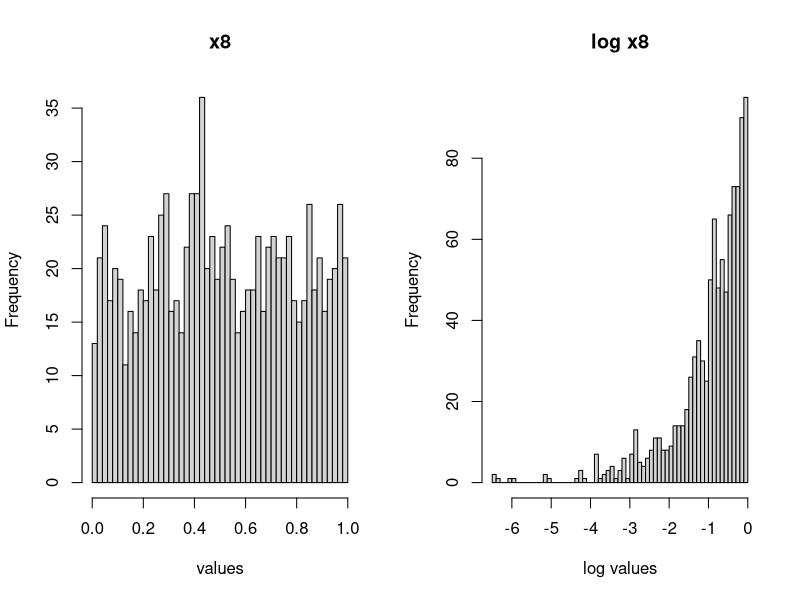
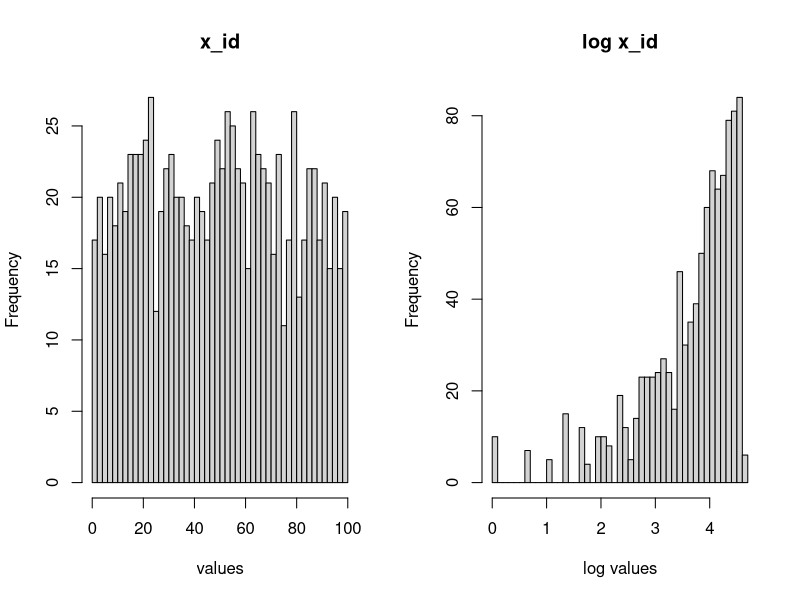

Write the R code that produced these figures, in order.
rm(list = ls())
library(dplyr)


# Per Lapsus
# CTRL + C per commentare più righe di codice

# /////////////////////////////////////////////////////////////////////////////
#  ----------------------- Lettura e Preprocessing -----------------------------
# /////////////////////////////////////////////////////////////////////////////


# per avere un'idea del file da terminale: 
# head nome_file.formato

dati = read.csv("test_dataset/df_multi.csv", sep = ",", stringsAsFactors = F)

# NOTA: converto in fattori solo alla fine del preprocessing
# in modo da non dover riconvertire tutto ogni volta 

# controllo
str(dati)

# rinomimo la risposta in y: cambia il primo "y" in base al problema
names(dati)[which(names(dati) == "y")] = "y"

# controllo 
str(dati)

# §§§§§§§§§§§§§§§§§§§§§§§§§§§§§§§§§§§§§§§§§§§§§§§§§§§§§§§§§§§§§§§§
# Generico -------------------------------------------------------
# §§§§§§§§§§§§§§§§§§§§§§§§§§§§§§§§§§§§§§§§§§§§§§§§§§§§§§§§§§§§§§§§


# @@@@@@@@@@@@@@@@@@@@@@@@@@@@@@@@@@@@@@@@@@@@@@
# Valori mancanti 1 --------------------------------
# @@@@@@@@@@@@@@@@@@@@@@@@@@@@@@@@@@@@@@@@@@@@@@
# per ogni variabile controlla i dati mancanti per colonna
# definisco la funzione per contare il numero di unità
# uguali a un certo valore in un vettore



# Funzioni utili
CountEqualTo = function(vector_object, value){
  length(which(vector_object == value))
}


# controlla se value è presente nel vettore
IsValueInVector = function(vector_object, value){
  # definita prima
  if(CountEqualTo(vector_object, value) == 0){
    return(FALSE)
  }
  return(TRUE)
}



# Mancanti NA (classici)
missing_freq_NA = apply(dati, 2, function(col) sum(is.na(col)))
missing_freq_NA

# Mancanti "" (caratteri vuoti: "")

# Eventualmente cambia il parametro "" con altri in base al propblema
missing_freq_empty = apply(dati, 2, function(col) CountEqualTo(col, ""))
missing_freq_empty

# Totale mancanti: NA + empty
missing_freq_NA + missing_freq_empty


# righe dati mancanti NA
row_missing_index_NA = which(is.na(dati))

# righe dati mancanti empty

row_missing_index_empty = which((apply(dati, 1, function(row) (IsValueInVector(row, "")))) == TRUE)

head(row_missing_index_empty)

# eventuale gestione caso per caso

# Possibilità

# 1) Rimozione osservazioni se sono poche rispetto alla numerosità totale
# e n è molto grande
# dati = dati[-row_missing_index_NA,]
# dati = dati[-row_missing_index_empty,]


# 2) Se qualitativa: creazione di una nuova modalità
# es dati$v2 =  ifelse(da$v2, is.na, "missing", da$v2)


# 3) Se quantitativa:
# 3.1) rimozione
# 3.2) suddivisione in classi con aggiunta della modalità mancante
# 3.3) imputazione e imputazione con es. media o mediana -> mai fatto
#     un'altro modo per fare imputazione è trattare il predittore come risposta
#     rispetto agli altri predittori

# Per motivi di tempo nell'esame effettuo o 3.1) o 3.2)

# @@@@@@@@@@@@@@@@@@@@@@@@@@@@@@@@@@@@@@@@@@@@@@
# Rimozioni variabili --------------------------
# @@@@@@@@@@@@@@@@@@@@@@@@@@@@@@@@@@@@@@@@@@@@@@

# Rimozione di variabili esplicative
dati$X = NULL

# Rimozione Leaker 


# @@@@@@@@@@@@@@@@@@@@@@@@@@@@@@@@@@@@@@@@@@@@@@
# Rimozione Osservazioni -----------------------
# @@@@@@@@@@@@@@@@@@@@@@@@@@@@@@@@@@@@@@@@@@@@@@

# seleziono un sotto insieme dei dati
# controllo valori mancanti
# se in frequenza sono relativamente pochi

# selezione di un sottoinsieme di dati per il problema in questione

# dati = dati[dati$Stato == "Successful",]
# dati$Stato = NULL

# controllo 
str(dati)


# §§§§§§§§§§§§§§§§§§§§§§§§§§§§§§§§§§§§§§§§§§§§§§§§§§§§§§§§§§§§§§§§
# Specifico -----------------------------------------------------
# §§§§§§§§§§§§§§§§§§§§§§§§§§§§§§§§§§§§§§§§§§§§§§§§§§§§§§§§§§§§§§§§


# @@@@@@@@@@@@@@@@@@@@@@@@@@@@@@@@@@@@@@@@@@@@@@
# Testo ----------------------------------------
# @@@@@@@@@@@@@@@@@@@@@@@@@@@@@@@@@@@@@@@@@@@@@@

# generale



# 2) gsub: sostitusice la stringa
# pattern = "-[[:digit:]][[:digit:]]-[[:digit:]][[:digit:]]"
# head(gsub(pattern = pattern, replacement = "", x = dati$variabile)

# 3) substring
# primi quattro caratteri (start = 1, stop = 4)
# head(substr(as.character(dati$variabile), 1, 4))

# grepl: controllo logico se è presente un pattern
# + grepl (logical): controllo presenza o assenza di stringa
# es mese di marzo
# head(grepl("-03-", x = dati$Data.di.lancio, ignore.case = TRUE))

# altro esempio con grepl -> weekend o no
# grepl(pattern = "dom|sab",
#       c("fwf w Domenica", "Sabato esco", "Luned dwdw"),
#       ignore.case = T)

# rimozione variabili ridondanti

# dati$Data.di.lancio = NULL
# dati$Data.di.termine = NULL

str(dati)

# @@@@@@@@@@@@@@@@@@@@@@@@@@@@@@@@@@@@@@@@@@@@@@
# Data -----------------------------------------
# @@@@@@@@@@@@@@@@@@@@@@@@@@@@@@@@@@@@@@@@@@@@@@

# %Y-%m-%d
date_time_default_str = "[[:digit:]][[:digit:]][[:digit:]][[:digit:]]-[[:digit:]][[:digit:]]-[[:digit:]][[:digit:]]"
date_expr_str = "[0-9]{4}-[0-9]{2}-[0-9]{2}" # esempio 2022-07-28
date_expr_str_raw = "[0-9]{8}" # esempio 20220728
date_format = "%Y-%m-%d"

# ATTENZIONE: da cambiare di caso in caso
temp_var_name = "x6"

# Se necessario prima devo pulire i dati con la data
# seleziono le righe non NA non empty per una particolare variabile con la data

# Per una variabile: per altre variabili copia e incolla

# tutti i valori da NON modificare
index_na_empty = which(is.na(dati[, temp_var_name]) | dati[, temp_var_name] == '')

# pulisci questi valori (dipende dal problema in questione)
# metodo 1: esempio -> se le posizioni sono fisse 
# substring("2022-09-08fwfwfw", 1, 10)

# dati[-index_na_empty, temp_var_name] = substring(dati[-index_na_empty, temp_var_name], 1, 10)
# 
# head(dati[-index_na_empty, temp_var_name])


# in alternativa
# regmatches("2022-09-08fwfwfw", gregexpr(date_expr_str, "2022-09-08fwfwfw"))[[1]]

dati[-index_na_empty, temp_var_name] = unlist(regmatches(dati[-index_na_empty, temp_var_name],
                                                         gregexpr(date_expr_str,
                                                                  dati[-index_na_empty, temp_var_name])))
head(dati[-index_na_empty, temp_var_name])

# modifica della data
# se il formato è diverso invertire i caratteri in tryFormat
dati[, temp_var_name] = as.Date(dati[,temp_var_name], tryFormat = "%Y-%m-%d")

# estraggo l'anno e il mese
dati$anno = format(dati[, temp_var_name], "%Y") # lo teniamo con categoriale
str(dati$anno)
table(dati$anno)

dati$mese =  format(dati[, temp_var_name], "%m")
table(dati$mese)


# rimozione variabile 
dati[,temp_var_name] = NULL
rm(temp_var_name)
rm(index_na_empty)

# Eventualmente nuova variabile differenza (in giorni)
# se ad esempio c'è una data di inizio e una di fine
# differenza in giorni
# dati$Durata = as.numeric(dati$Data.di.termine - dati$Data.di.lancio)
# 
# str(dati$Durata)


# @@@@@@@@@@@@@@@@@@@@@@@@@@@@@@@@@@@@@@@@@@@@@@
# Valori mancanti 2 ----------------------------
# @@@@@@@@@@@@@@@@@@@@@@@@@@@@@@@@@@@@@@@@@@@@@@
# per ogni variabile controlla i dati mancanti per colonna

# @@@@@@@@@@@@@@@@@@@@@@@@@@@@@@@@@@@@@@@@@@@@@@
# Valori mancanti EMPTY ----------------------
# @@@@@@@@@@@@@@@@@@@@@@@@@@@@@@@@@@@@@@@@@@@@@@
# Mancanti "" (caratteri vuoti: "") (più facili da gestire)

# Eventualmente cambia il parametro "" con altri in base al propblema
missing_freq_empty = apply(dati, 2, function(col) CountEqualTo(col, ""))
missing_freq_empty

# se sono character sono quasi sicuramente categoriali (controlla comunque)
str(dati)

# aggiungo la modalità "EMPTY" al posto di ""

# ottieni i nomi per cui ci sono dei ""
names_missing = names(missing_freq_empty[which(missing_freq_empty > 0)])

# sostituisco i "" con il character "EMPTY" (attenzione al problema specifico)
# (potrebbe essere necessario cambiare nome alla modalità)
dati[,names_missing] = apply(dati[,names_missing], 2,
                             function(col) ifelse(col == '', "EMPTY", col))

head(dati[,names_missing])

# @@@@@@@@@@@@@@@@@@@@@@@@@@@@@@@@@@@@@@@@@@@@@@
# Valori mancanti NA ---------------------------
# @@@@@@@@@@@@@@@@@@@@@@@@@@@@@@@@@@@@@@@@@@@@@@
# Mancanti NA (classici) (più difficili da gestire)
missing_freq_NA = apply(dati, 2, function(col) sum(is.na(col)))
missing_freq_NA


str(dati)
# se ci sono dei dati character che presentano dei NA: di fatto posso considerarli
# come "" e ripetere la procedura "EMPTY"

# per questo specifico problema questa casistica si presenta con
# le variabili "anno" e "mese"
# copia - incolla:
case_specific_missing = c("anno", "mese")

dati[,case_specific_missing] = apply(dati[,case_specific_missing], 2,
                             function(col) ifelse(is.na(col), "EMPTY", col))


# Controllo
# righe dati mancanti empty
# non dovrebbero esserci
row_missing_index_empty = which((apply(dati, 1, function(row) (IsValueInVector(row, "")))) == TRUE)
length(row_missing_index_empty)


# NA
missing_freq_NA = apply(dati, 2, function(col) sum(is.na(col)))
missing_freq_NA
str(dati)


# @@@@@@@@@@@@@@@@@@@@@@@@@@@@@@@@@@@@@@@@@@@@@@
# Rimozione tutte righe con NA -----------------
# @@@@@@@@@@@@@@@@@@@@@@@@@@@@@@@@@@@@@@@@@@@@@@


# righe dati mancanti NA
row_missing_index_NA = which((apply(dati, 1, function(row)( NA %in% row))))
# se sono poche le elimino
length(row_missing_index_NA)

# elimino le righe con dati mancanti se sono poche
# rispetto alla numerosità campionaria
# soglia arbitraria -> da cambiare

length(row_missing_index_NA) / NROW(dati)

if((length(row_missing_index_NA) / NROW(dati)) < 0.05){
  dati = dati[-row_missing_index_NA,]
}


# @@@@@@@@@@@@@@@@@@@@@@@@@@@@@@@@@@@@@@@@@@@@@@
# Valori mancanti NA Quantitative --------------
# @@@@@@@@@@@@@@@@@@@@@@@@@@@@@@@@@@@@@@@@@@@@@@

# Visto il tempo limitato adotto una delle seguenti opzioni:
# 1) eliminazione mancanti se sono pochi (in base al problema)
# 2) converto in classi i valori quantitativi e aggiungo la modalità EMPTY
# in corrispondenza dei NA

# Per risparmiare tempo discrimino quali variabili sottoporre a 1) o 2)
# in base alla frequenza relativa di NA (può cambiare da problema a problema):
# sotto una certa soglia adotto 1), sopra adotto 2)

relative_missing_freqs = missing_freq_NA / NROW(dati)

# seleziono le variabili con frequenza relativa di valori NA inferiore 
# a una certa soglia prefissata
temp_threshold = 0.05

var_names_to_remove = colnames(dati[,which(relative_missing_freqs > 0 & relative_missing_freqs < temp_threshold)])
var_names_to_remove

if(length(var_names_to_remove != 0)){
  row_missing_index_NA_to_remove = which((apply(dati[,var_names_to_remove], 1, function(row)( NA %in% row))))
  dati = dati[-row_missing_index_NA_to_remove,]}
str(dati)


# 2)
# funzione per una di queste variabili
# @param var_vector: vettore di variabile quantitativa con eventuali NA
# @param my_breaks vettore di separazione: default NA
# @param my_probs vettore di quantili: default quartili
# @return: vettore di character della variabile categorizzata per quantili 
# + modalità EMPTY al posto dei NA

ToCategoricalIncludeNA = function(var_vector,
                                  my_breaks = NA,
                                  my_probs = seq(0, 1, 0.25)){
  NOT_NA_index = which(!is.na(var_vector))
  
  used_breaks = my_breaks
  
  # default
  if(is.na(my_breaks)){
    used_breaks = quantile(var_vector, probs = my_probs, na.rm = TRUE)
  }
  
  to_breaks = as.character(cut(var_vector[NOT_NA_index],
                               breaks = unique(used_breaks),
                               include.lowest = TRUE))
  
  returned_vector = rep("EMPTY", length(var_vector))
  
  returned_vector[NOT_NA_index] = to_breaks
  
  return(returned_vector)
  
}


# test 
# ToCategoricalIncludeNA(c(1,2,NA,4,5,NA))


# lista di variabili quantitative da trasformare in qualitative
var_names_to_qual = colnames(dati[,which(relative_missing_freqs >= temp_threshold)])
var_names_to_qual

if(length(var_names_to_qual) != 0){
  # attenzione agli eventuali valori di default in ToCategoricalIncludeNA
  dati[,var_names_to_qual] = apply(dati[,var_names_to_qual], 2, 
                                   function(col) ToCategoricalIncludeNA(col))

}

rm(temp_threshold)

str(dati)

# @@@@@@@@@@@@@@@@@@@@@@@@@@@@@@@@@@@@@@@@@@@@@@
# Valori unici ---------------------------------
# @@@@@@@@@@@@@@@@@@@@@@@@@@@@@@@@@@@@@@@@@@@@@@


var_names = colnames(dati)

y_index = which(var_names == "y")

# +++++++++++++++++++++++++++++++++++++++++++++++++
# Individuo qualitative codificate come quantitative
# ++++++++++++++++++++++++++++++++++++++++++++++++++

# ottieni l'indice delle colonne delle variabili con il numero di modalità
# da eventualmente convertire in fattori
# !!!!RICHIESTA ATTENZIONE!!!!!

unique_vals_df = data.frame(nome = rep("", NCOL(dati)),
                            indice = rep(0, NCOL(dati)),
                            uniques = rep(0, NCOL(dati)))


unique_vals_df$nome = colnames(dati)
unique_vals_df$indice = as.numeric(1:NCOL(dati))
unique_vals_df$uniques = as.numeric(apply(dati, 2, function(col) length(unique(col))))


unique_vals_df

# eslcusione della y
unique_vals_df_no_y = unique_vals_df[-which(unique_vals_df$nome == "y"),]
unique_vals_df_no_y

# @@@@@@@@@@@@@@@@@@@@@@@@@@@@@@@@@@@@@@@@@@@@@@
# Riduzione categorie qualitative -------------
# @@@@@@@@@@@@@@@@@@@@@@@@@@@@@@@@@@@@@@@@@@@@@@

# Funzioni 
# ===================================================================

# @input my_table(table)
# @input first (int): how many values frequencies one should print (default all)
# @input print_lenght (bool): print the number of total unique values
# @return values frequency in decreasing frequency order
ReturnFirstTable = function(my_table,
                           first = NULL,
                           print_length = FALSE){
  
  if (print_length == TRUE){
    print(paste("number of unique values: ", length(my_table)))
  }
  
  # print all
  if(is.null(first)){
    first = length(my_table)
    return(my_table  %>% sort(decreasing = T))
  }
  
  # print only first
  else{
    return((my_table  %>% sort(decreasing = T))[1:min(first,length(my_table))])
  }
  
}

# @input my_df (data.frame)
# @input var_index_subset (vector of int): indexes of variables subset
# @input first (int): how many values frequencies one should print (default all)
# @input print_lenght (bool): print the number of total unique values
# @print values frequency in decreasing frequency order
# going forward with the "enter" input and backward with the "b" input

PrintAllTables = function(my_df,
                          var_index_subset = NULL,
                          first = NULL,
                          print_length = FALSE){
  
  # all variables
  if(is.null(var_index_subset)){
    var_index_subset = 1:NCOL(my_df)}
  
  var_index_counter = 0
  var_names_temp = colnames(my_df)
  
  print("press (enter) to forward and 'b' to backward and q to quit")
  
  while(var_index_counter < length(var_index_subset)){
    input = readline("")
    
    if((input == "q")){
      var_index_counter = length(var_index_subset) - 1}
    
    if((input != "b")){
      var_index_counter = var_index_counter + 1}
    
    if(input == "b"){
      var_index_counter = var_index_counter - 1}
    
    if(var_index_counter <= 0){
      var_index_counter = 1}
    
    
    print("--------------------------------------------")
    print(var_names_temp[var_index_subset[var_index_counter]])
    print(ReturnFirstTable(table(my_df[,var_index_subset[var_index_counter]]),
                    first,
                    print_length))
    print("--------------------------------------------")}
    
}



# Analisi prime 40 frequenze delle modalità di tutte
# le variabili

PrintAllTables(dati, first = 40)




# ritorna le modalità di var_name con frequenza minore di soglia
# con il "valore nuova"
# NOTA: il return DEVE essere ASSEGNATO
RaggruppaModalita = function(df, var_name, tabella_freq_modalita, soglia, valore_nuova){
  
  # modalità al di sotto di una certa frequenza
  modalita_sotto_soglia = names(which(tabella_freq_modalita < soglia))
  
  # raggruppo queste modalità
  return(ifelse(df[,var_name] %in% modalita_sotto_soglia, valore_nuova, df[,var_name]))
}
# ==========================================================================================

# Attenzione: l'implementazione di tree NON permette esplicative 
# categoriali con più di 30 modalità
# quindi eventualmente ridurre a max 30 modalità
# (compromesso di perdita informazione)


# ================================================================================

# @@@@@@@@@@@@@@@@@@@@@@@@@@@@@@@@@@@@@@@@@@@@@@@@@@@@@@@@
# Riduzione modalità qualitative per frequenza ----------
# @@@@@@@@@@@@@@@@@@@@@@@@@@@@@@@@@@@@@@@@@@@@@@@@@@@@@@@@
# Esempio di applicazione: cambiare il nome della variabile e la soglia
# ==============================================================================


unique_vals_df_no_y
str(dati)

# Variabile singola ----------------
# °°°°°°°°°°°°°°°°°°°° Warning: cambia nome variabile °°°°°°°°°°°°°°°°°°°°°°°°°°°°°°
# Per una specifica variabile 

# temp_table_freq = TableFreqFun(dati, "x5")
# temp_table_freq
# 
# dati[,"x5"] = RaggruppaModalita(dati, "x5", temp_table_freq, 400, "Altro")
# 
# # check
# temp_table_freq = TableFreqFun(dati, "x5")
# temp_table_freq
# 
# rm(temp_table_freq)

# Tutte le variabili character ------------------------
# per motivi computazionali, al costo di perdere informazioni
# riduco le modalità a 25 modalità

# funzione per una singola variabile
GroupValuesQual = function(df, qual_vector_var_name, new_name = "Altro"){
  temp_table_freq = table(df[,qual_vector_var_name]) %>% sort(decreasing = T)
  
  # meno di 30 modalità: non c'è bisogno di nessuna modifica
  if (length(temp_table_freq) <= 25){
    return(df[, qual_vector_var_name])
  }
  
  # altrimenti riduci le modalità
  # seleziona la frequenza soglia oltre cui aggregare
  # (temp_table_freq è già ordinata in ordine decrescente per frequenza)
  freq_threshold = temp_table_freq[24]
  
  return(RaggruppaModalita(df, qual_vector_var_name, temp_table_freq,
                           freq_threshold, new_name))
}

char_var_names = colnames(dati[,-y_index])[which(unlist(lapply(dati[,-y_index], typeof)) == "character")]

for(name in char_var_names){
  dati[,name] = GroupValuesQual(dati, name, "Altro")
}

str(dati)

# check 
unique_vals_df = data.frame(nome = rep("", NCOL(dati)),
                            indice = rep(0, NCOL(dati)),
                            uniques = rep(0, NCOL(dati)))


unique_vals_df$nome = colnames(dati)
unique_vals_df$indice = as.numeric(1:NCOL(dati))
unique_vals_df$uniques = as.numeric(apply(dati, 2, function(col) length(unique(col))))


unique_vals_df

# eslcusione della y
unique_vals_df_no_y = unique_vals_df[-which(unique_vals_df$nome == "y"),]
unique_vals_df_no_y


# @@@@@@@@@@@@@@@@@@@@@@@@@@@@@@@@@@@@@@@@@@@@@@@@@@@@@@@@@@@@@@@@@
# Riduzione quantitative in qualitative per poche modalità --------
# @@@@@@@@@@@@@@@@@@@@@@@@@@@@@@@@@@@@@@@@@@@@@@@@@@@@@@@@@@@@@@@@@
# + qualitative che sono codificate numericamente

# indici delle esplicative con meno di min_modalità modalità
# da aumentare in base al problema
min_modalita = 2

index_min_modalita = unique_vals_df_no_y$indice[which(unique_vals_df_no_y$uniques <= min_modalita)]
index_min_modalita

# trasformo in fattore queste ultime
for(i in index_min_modalita){
  dati[,i] = as.factor(dati[,i])
}

str(dati)




# +++++++++++++++++++++++++++++++++++++++++++++++++
# Nomi e indici di colonna delle variabili
# ++++++++++++++++++++++++++++++++++++++++++++++++++

# nomi delle esplicative qualitative e quantitative
# potrei dover effettuare questa operazione più volte


var_factor_index = which(sapply(dati, is.factor))
# se comprende l'indice della y  lo rimuovo
# da sistemare
if (y_index %in% var_factor_index){
  var_factor_index = var_factor_index[-which(var_factor_index == y_index)]}

var_char_index = which(sapply(dati, is.character))
# se comprende l'indice della y  lo rimuovo
# da sistemare
if (y_index %in% var_char_index){
  var_char_index = var_char_index[-which(var_char_index == y_index)]}


# comprende anche int
var_num_index = as.numeric(which(sapply(dati, is.numeric)))
# se comprende l'indice della y lo rimuovo
if (y_index %in% var_num_index){
  var_num_index = var_num_index[-which(var_num_index == y_index)]}


# +++++++++++++++++++++++++++++++++++++++++++++++++
# Conversione character in factor
# ++++++++++++++++++++++++++++++++++++++++++++++++++

for(i in var_char_index){
  dati[,i] = as.factor(dati[,i])
}


str(dati)


# +++++++++++++++++++++++++++++++++++++++++++++++++++++++++++++
# Aggiorno indici qualitative e nomi qualitative e quantitative
# +++++++++++++++++++++++++++++++++++++++++++++++++++++++++++++

var_qual_index =  as.numeric(c(var_char_index, var_factor_index))

var_qual_names = var_names[var_qual_index]

var_num_names = var_names[var_num_index]

# check 
var_qual_index
var_num_index


var_qual_names
var_num_names


# @@@@@@@@@@@@@@@@@@@@@@@@@@@@@@@@@@@@@@@@@@@@@@
# Analisi istrogramma quantitative -------------
# @@@@@@@@@@@@@@@@@@@@@@@@@@@@@@@@@@@@@@@@@@@@@@

# per ogni variabile esplicativa quantitativa 
# disegna l'istrogramma della sua distribuzione empirica
# e quella del suo logaritmo (opportunamente traslata)

# @input: my_df (data.frame)
# @input var_index_subset (vector of int): indexes of quantitative variables subset
# output: plots of each quantitative variable histogram
DrawQuantHist = function(my_df,
                        var_index_subset = NULL,
                        my_breaks = 50){
  
  # all variables
  if(is.null(var_index_subset)){
    var_index_subset = 1:NCOL(my_df)}
  
  var_index_counter = 0
  var_names_temp = colnames(my_df)
  
  par(mfrow = c(1,2))
  
  print("press (enter) to forward and 'b' to backward and q to quit")
  
  while(var_index_counter < length(var_index_subset)){
    input = readline("")
    
    if((input == "q")){
      var_index_counter = length(var_index_subset) - 1}
    
    if((input != "b")){
      var_index_counter = var_index_counter + 1}
    
    if(input == "b"){
      var_index_counter = var_index_counter - 1}
    
    if(var_index_counter <= 0){
      var_index_counter = 1}
    
    
    # original scale
    hist(my_df[,var_index_subset[var_index_counter]],
         breaks = my_breaks,
         main = var_names_temp[var_index_subset[var_index_counter]],
         xlab = "values")
    
    # log translated scale
    temp_min = min(my_df[,var_index_subset[var_index_counter]])
    
    if(temp_min > 0){
      temp_min = 0}
    
    hist(log(my_df[,var_index_subset[var_index_counter]] - temp_min + 1e-05 ),
         breaks = my_breaks,
         main = paste("log", var_names_temp[var_index_subset[var_index_counter]]),
         xlab = "log values")
    }
  
  par(mfrow = c(1,1))
  
}


# Analisi istogrammi
DrawQuantHist(dati, var_num_index)


# @@@@@@@@@@@@@@@@@@@@@@@@@@@@@@@@@@@@@@@@@@@@@@
# Scope ----------------------------------------
# @@@@@@@@@@@@@@@@@@@@@@@@@@@@@@@@@@@@@@@@@@@@@@

# funzione per creare le stringhe di interazione
# tra variabili della stessa tipologia
# (quantitativa - quantitativa e fattore - fattore)

# '@ input: array of strings   
# '@ return string formula of interaction terms
# example :
# input = c("a", "b", "c")
# output = "a:b + a:c + b:c" 
MakeSameInteractionsString = function(input_var_type_names){
  # preliminary checks
  if(length(input_var_type_names) == 0){
    cat("Warning: input_var_type_names is of length 0, return empty string")
    return("")
  }
  
  type_type_interactions_string = ""
  for (i in 1:length(input_var_type_names)){
    for (j in (i+1):length(input_var_type_names)){
      if (!(is.na(input_var_type_names[i]) | is.na(input_var_type_names[j])) & (j != i))
        type_type_interactions_string = paste(type_type_interactions_string,
                                              " + ",
                                              input_var_type_names[i],
                                              ":",
                                              input_var_type_names[j])
    }
  }
  
  # Remove the first " + " from the string
  type_type_interactions_string = substring(type_type_interactions_string, 6)
  
  return(type_type_interactions_string)
  
}

# stringhe intermedie
no_interaction_string = paste(var_names[-y_index], collapse = " + ")


qual_num_interactions_string = paste(outer(var_num_names,
                                           var_qual_names,
                                           FUN = function(x, y) paste(x, y, sep = ":")), collapse = " + ")

qual_qual_interactions_string = MakeSameInteractionsString(var_qual_names)


num_num_interactions_string = MakeSameInteractionsString(var_num_names)

# variabili quantitative al quadrato

num_vars_square_string = ""

if(length(var_num_names) != 0){
  num_vars_square_string <- paste("I(",
                                var_num_names,
                                "^2)",
                                sep = "", collapse = " + ")}


# string terms vector: vector of string terms
# return formula object
MakeFormula = function(string_terms_vector, intercept_bool = TRUE){
  base_formula = "y ~ "
  
  # remove empty vector terms
  string_terms_vector = string_terms_vector[which(string_terms_vector != "")]
  
  if (intercept_bool == FALSE){
    base_formula = paste(base_formula, " - 1 + ")
  }
  
  added_terms = paste(string_terms_vector, collapse = " + ")
  return(as.formula(paste(base_formula, added_terms)))
  
}


# creazione delle formule

# per evitare errori dovuti a formule troppo lunghe
options(expressions = 50000)

formula_yes_interaction_yes_intercept <- MakeFormula(c(no_interaction_string,
                                                       num_vars_square_string,
                                                       qual_qual_interactions_string,
                                                       qual_num_interactions_string))

formula_yes_interaction_no_intercept <- MakeFormula(c(no_interaction_string,
                                                      num_vars_square_string,
                                                      qual_qual_interactions_string,
                                                      qual_num_interactions_string),
                                                    intercept_bool = FALSE)

formula_yes_interaction_yes_intercept
formula_yes_interaction_no_intercept

# formula senza interazioni
formula_no_interaction_yes_intercept = MakeFormula(no_interaction_string)
formula_no_interaction_no_intercept = MakeFormula(no_interaction_string, intercept_bool = FALSE)

formula_no_interaction_yes_intercept
formula_no_interaction_no_intercept

